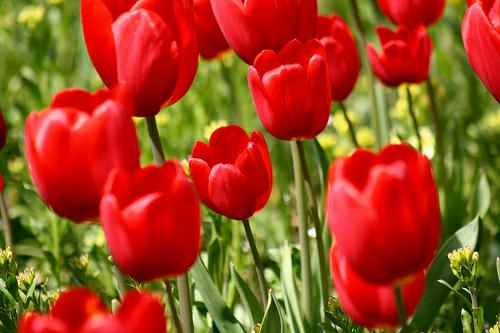
#> input picture Testing/Photos/roses.jpeg, 500 x 333 px
$ python transformations.py
#> lines starting #> are read from the running program, lines starting #| are printed output that depends on the picture
import cv2 as cv
import numpy as np

img = cv.imread('Photos/roses.jpeg')
#> img is the input picture: shape (333, 500, 3); mean B, G, R 32.1, 73.1, 156.2
cv.imshow('Original', img)


def translate(img, x, y):
#> called with x = 100, y = 100
    transMat = np.float32([[1, 0, x], [0, 1, y]])
    dimensions = (img.shape[1], img.shape[0])
#> dimensions = (500, 333)
    return cv.warpAffine(img, transMat, dimensions)
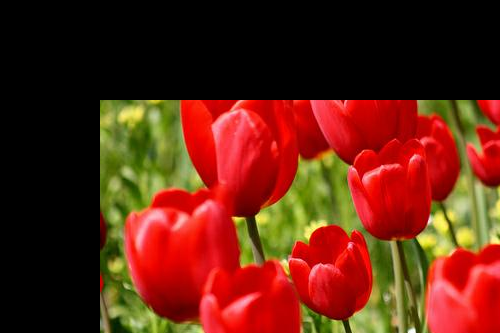
#> returned value: shape (333, 500, 3); mean of channels 0, 1, 2 17.3, 36.6, 97.8; drawn as B, G, R

# -x --> Left
# -y -->Up
# x --> Right
# y --> Down


translated = translate(img, 100, 100)
cv.imshow('Translated', translated)

# Rotation

def rotate(img, angle, rotPoint=None):
#> called with angle = 45
    (height, width) = img.shape[:2]
#> height = 333; width = 500

    if rotPoint is None:
        rotPoint = (width//2, height//2)
#> rotPoint = (250, 166)

    rotMat = cv.getRotationMatrix2D(rotPoint, angle, 1.0)
    dimensions = (width, height)
#> dimensions = (500, 333)

    return cv.warpAffine(img, rotMat, dimensions)
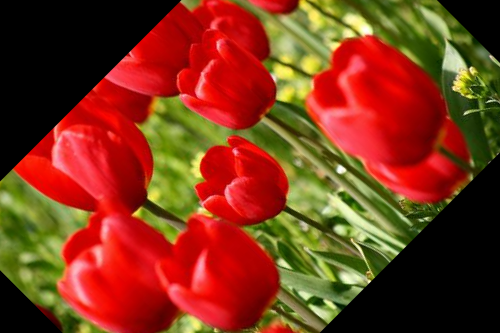
#> returned value: shape (333, 500, 3); mean of channels 0, 1, 2 25.1, 54.1, 126.2; drawn as B, G, R


rotated = rotate(img, 45, rotPoint=None)
cv.imshow('Rotated', rotated)

# Resizing
resized = cv.resize(img, (500, 500), interpolation=cv.INTER_CUBIC)
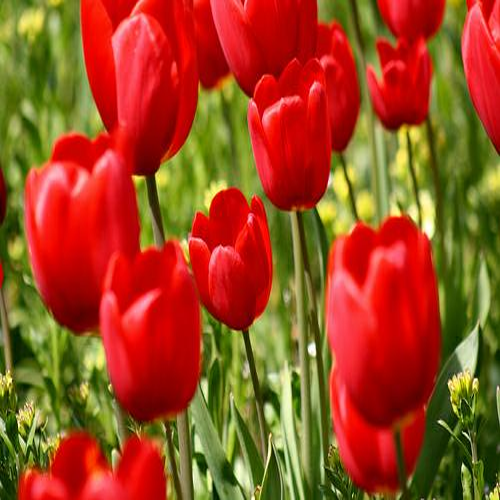
#> resized: shape (500, 500, 3); mean B, G, R 32.1, 73.2, 156.2
cv.imshow("Resized", resized)

# Flipping
flip = cv.flip(img, 1)
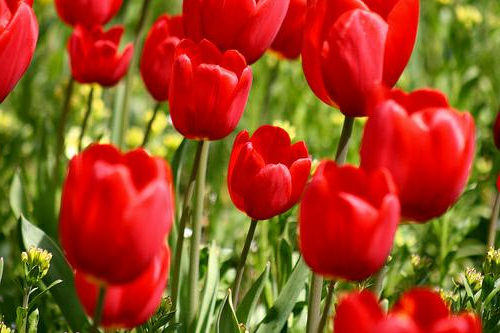
#> flip: shape (333, 500, 3); mean B, G, R 32.1, 73.1, 156.2
cv.imshow("Flipped", flip)


cv.waitKey(0)
